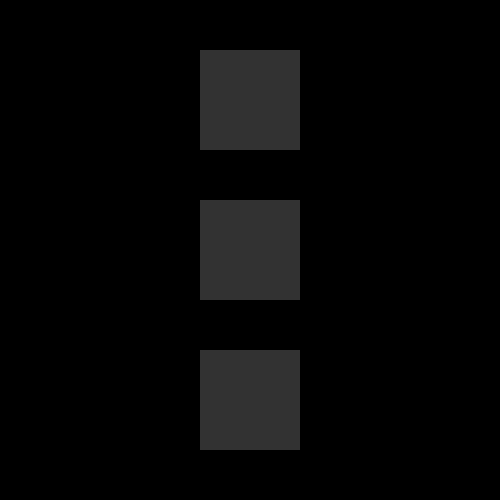
Frame 1 (no input)
Frame 60 (the mouse pressed at the canvas centre just before this capture): identical to frame 1, image omitted
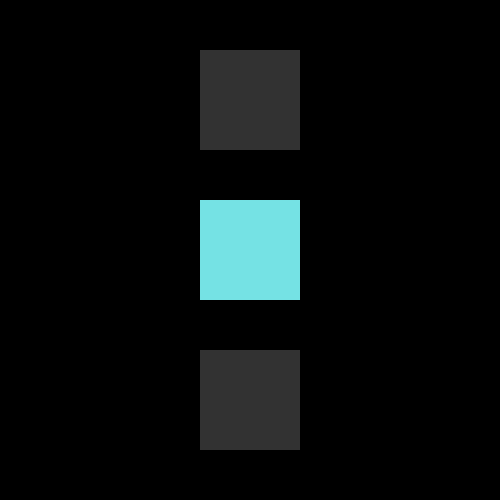
Frame 120 (the mouse held since frame 60 and released just before this capture)

The Processing sketch that drew these frames (run headless with seeded random() and noise(); from frame 60 on, the mouse is pressed at the canvas centre):

// Processing sketch: sketch_Dana
// ── sketch_Dana.pde
/*
Déclaration des variables
Variables a et b = dimensions des rectangles
Variables centerX, centerY, c1 et c2 = position des rectangles
Variable hover : false = souris en dehors du rectangle, true = souris sur le rectangle.
*/

float a = 100;
float b = 100;
float centerX = 500/2-a/2;
float centerY = 500/2-b/2;
float c1 = centerY-150;
float c2 = centerY+150;
boolean hover = false;

void setup ()
{
  size (500,500);
  background (0,0,0);
}

void draw()
{
  
  // Définition des rectangles
  noStroke();
  fill(50,50,50);
  rect(centerX,c1,a,b);
  rect(centerX,centerY,a,b);
  rect(centerX,c2,a,b);
  
  //Vérification que la souris est située sur le rectangle et changement de couleur si la condition est vraie
  if (200<mouseX && mouseX<300 && 50<mouseY && mouseY<150)
  { 
    hover = true;
    fill(128,126,251);
    rect(centerX,c1,a,b);
  }
  
  else if (200<mouseX && mouseX<300 && 200<mouseY && mouseY<300)
  { 
    hover = true;
    fill(117,226,228);
    rect(centerX,centerY,a,b);
  }
  
  else if (200<mouseX && mouseX<300 && 350<mouseY && mouseY<450)
  { 
    hover = true;
    fill(36,205,210);
    rect(centerX,c2,a,b);
  }
  
  else { hover = false ; }
  
  //Vérification de la position de la souris et du hover dans la console
  println("hover : ",hover);
  println("X : ",mouseX);
  println("Y : ",mouseY);
}
